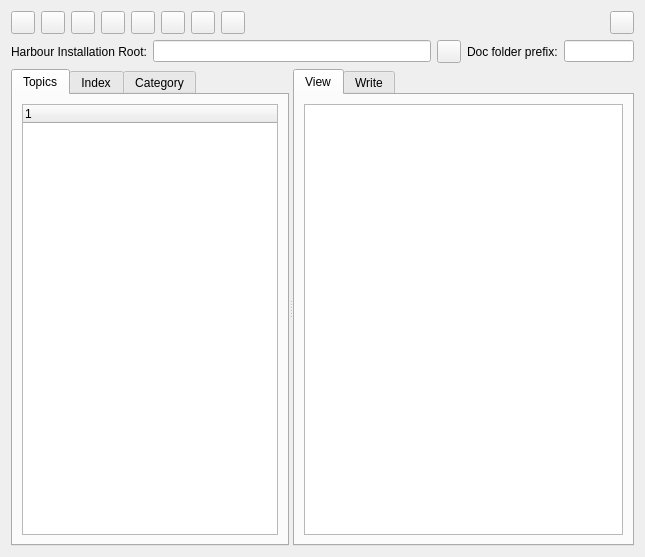
<?xml version="1.0" encoding="UTF-8"?>
<ui version="4.0">
 <class>FormDocViewer</class>
 <widget class="QWidget" name="FormDocViewer">
  <property name="geometry">
   <rect>
    <x>0</x>
    <y>0</y>
    <width>645</width>
    <height>557</height>
   </rect>
  </property>
  <property name="windowTitle">
   <string>Form</string>
  </property>
  <layout class="QGridLayout" name="gridLayout">
   <item row="0" column="0">
    <layout class="QHBoxLayout" name="horizontalLayout_3">
     <item>
      <widget class="QToolButton" name="buttonHome">
       <property name="text">
        <string/>
       </property>
       <property name="autoRaise">
        <bool>false</bool>
       </property>
      </widget>
     </item>
     <item>
      <widget class="QToolButton" name="buttonBackward">
       <property name="text">
        <string/>
       </property>
       <property name="autoRaise">
        <bool>false</bool>
       </property>
      </widget>
     </item>
     <item>
      <widget class="QToolButton" name="buttonForward">
       <property name="text">
        <string/>
       </property>
       <property name="autoRaise">
        <bool>false</bool>
       </property>
      </widget>
     </item>
     <item>
      <widget class="QToolButton" name="buttonUp">
       <property name="text">
        <string/>
       </property>
       <property name="autoRaise">
        <bool>false</bool>
       </property>
      </widget>
     </item>
     <item>
      <widget class="QToolButton" name="buttonRefresh">
       <property name="text">
        <string/>
       </property>
       <property name="autoRaise">
        <bool>false</bool>
       </property>
      </widget>
     </item>
     <item>
      <widget class="QToolButton" name="buttonPrint">
       <property name="text">
        <string/>
       </property>
       <property name="autoRaise">
        <bool>false</bool>
       </property>
      </widget>
     </item>
     <item>
      <widget class="QToolButton" name="buttonPdf">
       <property name="text">
        <string/>
       </property>
      </widget>
     </item>
     <item>
      <widget class="QToolButton" name="buttonPdfAll">
       <property name="text">
        <string/>
       </property>
      </widget>
     </item>
     <item>
      <spacer name="horizontalSpacer_2">
       <property name="orientation">
        <enum>Qt::Horizontal</enum>
       </property>
       <property name="sizeHint" stdset="0">
        <size>
         <width>40</width>
         <height>20</height>
        </size>
       </property>
      </spacer>
     </item>
     <item>
      <widget class="QToolButton" name="buttonExit">
       <property name="text">
        <string/>
       </property>
       <property name="autoRaise">
        <bool>false</bool>
       </property>
      </widget>
     </item>
    </layout>
   </item>
   <item row="1" column="0">
    <layout class="QHBoxLayout" name="horizontalLayout">
     <item>
      <widget class="QLabel" name="labelInstall">
       <property name="text">
        <string>Harbour Installation Root:</string>
       </property>
      </widget>
     </item>
     <item>
      <widget class="QLineEdit" name="editInstall"/>
     </item>
     <item>
      <widget class="QToolButton" name="buttonInstall">
       <property name="text">
        <string/>
       </property>
       <property name="autoRaise">
        <bool>false</bool>
       </property>
      </widget>
     </item>
     <item>
      <widget class="QLabel" name="labelDocPrefix">
       <property name="text">
        <string>Doc folder prefix:</string>
       </property>
      </widget>
     </item>
     <item>
      <widget class="QLineEdit" name="editDocPrefix">
       <property name="maximumSize">
        <size>
         <width>70</width>
         <height>16777215</height>
        </size>
       </property>
      </widget>
     </item>
    </layout>
   </item>
   <item row="2" column="0">
    <widget class="QSplitter" name="splitter">
     <property name="orientation">
      <enum>Qt::Horizontal</enum>
     </property>
     <widget class="QTabWidget" name="tabWidgetContents">
      <property name="sizePolicy">
       <sizepolicy hsizetype="Expanding" vsizetype="Expanding">
        <horstretch>0</horstretch>
        <verstretch>0</verstretch>
       </sizepolicy>
      </property>
      <property name="maximumSize">
       <size>
        <width>2000</width>
        <height>16777215</height>
       </size>
      </property>
      <property name="baseSize">
       <size>
        <width>185</width>
        <height>0</height>
       </size>
      </property>
      <property name="currentIndex">
       <number>0</number>
      </property>
      <property name="documentMode">
       <bool>false</bool>
      </property>
      <widget class="QWidget" name="tabContents">
       <attribute name="title">
        <string>Topics</string>
       </attribute>
       <layout class="QVBoxLayout" name="verticalLayout">
        <item>
         <widget class="QTreeWidget" name="treeDoc">
          <property name="indentation">
           <number>10</number>
          </property>
          <column>
           <property name="text">
            <string notr="true">1</string>
           </property>
          </column>
         </widget>
        </item>
       </layout>
      </widget>
      <widget class="QWidget" name="tabByName">
       <attribute name="title">
        <string>Index</string>
       </attribute>
       <layout class="QVBoxLayout" name="verticalLayout_2">
        <item>
         <widget class="QLineEdit" name="editIndex"/>
        </item>
        <item>
         <widget class="QListWidget" name="listIndex"/>
        </item>
       </layout>
      </widget>
      <widget class="QWidget" name="tabByCategory">
       <attribute name="title">
        <string>Category</string>
       </attribute>
       <layout class="QVBoxLayout" name="verticalLayout_3">
        <item>
         <widget class="QTreeWidget" name="treeCategory">
          <column>
           <property name="text">
            <string notr="true">1</string>
           </property>
          </column>
         </widget>
        </item>
       </layout>
      </widget>
     </widget>
     <widget class="QTabWidget" name="tabWidgetElements">
      <property name="sizePolicy">
       <sizepolicy hsizetype="Expanding" vsizetype="Expanding">
        <horstretch>1</horstretch>
        <verstretch>0</verstretch>
       </sizepolicy>
      </property>
      <property name="currentIndex">
       <number>0</number>
      </property>
      <widget class="QWidget" name="tabView">
       <attribute name="title">
        <string>View</string>
       </attribute>
       <layout class="QGridLayout" name="gridLayout_8">
        <item row="0" column="0">
         <widget class="QTextBrowser" name="browserView"/>
        </item>
       </layout>
      </widget>
      <widget class="QWidget" name="tabTests">
       <attribute name="title">
        <string>Write</string>
       </attribute>
       <layout class="QGridLayout" name="gridLayout_12">
        <property name="leftMargin">
         <number>0</number>
        </property>
        <property name="topMargin">
         <number>0</number>
        </property>
        <property name="rightMargin">
         <number>0</number>
        </property>
        <item row="0" column="0">
         <widget class="QFrame" name="frameButtons">
          <property name="minimumSize">
           <size>
            <width>0</width>
            <height>30</height>
           </size>
          </property>
          <property name="maximumSize">
           <size>
            <width>16777215</width>
            <height>30</height>
           </size>
          </property>
          <property name="frameShape">
           <enum>QFrame::Panel</enum>
          </property>
          <property name="frameShadow">
           <enum>QFrame::Raised</enum>
          </property>
          <layout class="QHBoxLayout" name="horizontalLayout_2">
           <property name="topMargin">
            <number>2</number>
           </property>
           <property name="rightMargin">
            <number>5</number>
           </property>
           <property name="bottomMargin">
            <number>4</number>
           </property>
           <item>
            <widget class="QToolButton" name="buttonLoadFromCurFunc">
             <property name="toolTip">
              <string>Load from current function</string>
             </property>
             <property name="text">
              <string>...</string>
             </property>
             <property name="autoRaise">
              <bool>false</bool>
             </property>
            </widget>
           </item>
           <item>
            <widget class="QToolButton" name="buttonLoadFromDocFile">
             <property name="toolTip">
              <string>Load from .txt file</string>
             </property>
             <property name="text">
              <string>...</string>
             </property>
             <property name="autoRaise">
              <bool>false</bool>
             </property>
            </widget>
           </item>
           <item>
            <widget class="QToolButton" name="buttonLoadFromSource">
             <property name="toolTip">
              <string>Load from source ( .prg,.c,.c++ ) file</string>
             </property>
             <property name="text">
              <string>...</string>
             </property>
             <property name="autoRaise">
              <bool>false</bool>
             </property>
            </widget>
           </item>
           <item>
            <widget class="QToolButton" name="buttonArgs">
             <property name="toolTip">
              <string>Toggle Arguments Section</string>
             </property>
             <property name="text">
              <string>...</string>
             </property>
             <property name="autoRaise">
              <bool>false</bool>
             </property>
            </widget>
           </item>
           <item>
            <widget class="QToolButton" name="buttonDesc">
             <property name="toolTip">
              <string>Toggle Descriptions Section</string>
             </property>
             <property name="text">
              <string>...</string>
             </property>
             <property name="autoRaise">
              <bool>false</bool>
             </property>
            </widget>
           </item>
           <item>
            <widget class="QToolButton" name="buttonExamples">
             <property name="toolTip">
              <string>Toggle Examples Section</string>
             </property>
             <property name="text">
              <string>...</string>
             </property>
             <property name="autoRaise">
              <bool>false</bool>
             </property>
            </widget>
           </item>
           <item>
            <widget class="QToolButton" name="buttonTests">
             <property name="toolTip">
              <string>Toggle Tests Section</string>
             </property>
             <property name="text">
              <string>...</string>
             </property>
             <property name="autoRaise">
              <bool>false</bool>
             </property>
            </widget>
           </item>
           <item>
            <spacer name="horizontalSpacer">
             <property name="orientation">
              <enum>Qt::Horizontal</enum>
             </property>
             <property name="sizeHint" stdset="0">
              <size>
               <width>40</width>
               <height>20</height>
              </size>
             </property>
            </spacer>
           </item>
           <item>
            <widget class="QToolButton" name="buttonSave">
             <property name="toolTip">
              <string>Save written/updated documentation</string>
             </property>
             <property name="text">
              <string>...</string>
             </property>
             <property name="autoRaise">
              <bool>false</bool>
             </property>
            </widget>
           </item>
          </layout>
         </widget>
        </item>
        <item row="1" column="0">
         <widget class="QScrollArea" name="scrollArea">
          <property name="frameShape">
           <enum>QFrame::NoFrame</enum>
          </property>
          <property name="widgetResizable">
           <bool>true</bool>
          </property>
          <widget class="QWidget" name="scrollAreaWidgetContents">
           <property name="geometry">
            <rect>
             <x>0</x>
             <y>0</y>
             <width>319</width>
             <height>654</height>
            </rect>
           </property>
           <layout class="QVBoxLayout" name="verticalLayout_4">
            <property name="spacing">
             <number>3</number>
            </property>
            <property name="leftMargin">
             <number>0</number>
            </property>
            <property name="topMargin">
             <number>0</number>
            </property>
            <property name="rightMargin">
             <number>0</number>
            </property>
            <property name="bottomMargin">
             <number>9</number>
            </property>
            <item>
             <widget class="QSplitter" name="splitter_2">
              <property name="orientation">
               <enum>Qt::Vertical</enum>
              </property>
              <property name="handleWidth">
               <number>2</number>
              </property>
              <widget class="QFrame" name="frameGeneral">
               <property name="maximumSize">
                <size>
                 <width>16777215</width>
                 <height>268</height>
                </size>
               </property>
               <property name="frameShape">
                <enum>QFrame::NoFrame</enum>
               </property>
               <property name="frameShadow">
                <enum>QFrame::Plain</enum>
               </property>
               <layout class="QGridLayout" name="gridLayout_6">
                <property name="topMargin">
                 <number>4</number>
                </property>
                <property name="rightMargin">
                 <number>4</number>
                </property>
                <property name="bottomMargin">
                 <number>0</number>
                </property>
                <property name="verticalSpacing">
                 <number>2</number>
                </property>
                <item row="0" column="0">
                 <widget class="QLabel" name="labelTemplate">
                  <property name="text">
                   <string>Template:</string>
                  </property>
                 </widget>
                </item>
                <item row="0" column="1">
                 <widget class="QLabel" name="labelVersion">
                  <property name="text">
                   <string>Version:</string>
                  </property>
                 </widget>
                </item>
                <item row="0" column="2">
                 <widget class="QLabel" name="labelStatus">
                  <property name="text">
                   <string>Status:</string>
                  </property>
                 </widget>
                </item>
                <item row="0" column="3">
                 <widget class="QLabel" name="label_7">
                  <property name="text">
                   <string>Compliance:</string>
                  </property>
                 </widget>
                </item>
                <item row="1" column="0">
                 <widget class="QComboBox" name="comboTemplate"/>
                </item>
                <item row="1" column="1">
                 <widget class="QLineEdit" name="editVersion">
                  <property name="toolTip">
                   <string>Version of this document contents</string>
                  </property>
                 </widget>
                </item>
                <item row="1" column="2">
                 <widget class="QLineEdit" name="editStatus">
                  <property name="toolTip">
                   <string>Status should usually be described as one character</string>
                  </property>
                 </widget>
                </item>
                <item row="1" column="3">
                 <widget class="QLineEdit" name="editCompliance">
                  <property name="toolTip">
                   <string>Describe comatibility with other language</string>
                  </property>
                 </widget>
                </item>
                <item row="2" column="0" colspan="2">
                 <widget class="QLabel" name="labelCategory">
                  <property name="text">
                   <string>Category:</string>
                  </property>
                 </widget>
                </item>
                <item row="2" column="2" colspan="2">
                 <widget class="QLabel" name="labelSubCategory">
                  <property name="text">
                   <string>Sub-category:</string>
                  </property>
                 </widget>
                </item>
                <item row="3" column="0" colspan="2">
                 <widget class="QLineEdit" name="editCategory">
                  <property name="toolTip">
                   <string>Category should describe main area this function belongs to</string>
                  </property>
                 </widget>
                </item>
                <item row="3" column="2" colspan="2">
                 <widget class="QLineEdit" name="editSubCategory"/>
                </item>
                <item row="4" column="0" colspan="2">
                 <widget class="QLabel" name="labelName">
                  <property name="text">
                   <string>Name:</string>
                  </property>
                 </widget>
                </item>
                <item row="4" column="2" colspan="2">
                 <widget class="QLabel" name="labelExtLink">
                  <property name="text">
                   <string>External Link:</string>
                  </property>
                 </widget>
                </item>
                <item row="5" column="0" colspan="2">
                 <widget class="QLineEdit" name="editName">
                  <property name="toolTip">
                   <string>Name of the function, and if appropriate, with open/close parenthis.</string>
                  </property>
                 </widget>
                </item>
                <item row="5" column="2" colspan="2">
                 <widget class="QLineEdit" name="editExtLink">
                  <property name="toolTip">
                   <string>External link, i.e., http://www.trolltech.com/</string>
                  </property>
                 </widget>
                </item>
                <item row="6" column="0" colspan="4">
                 <widget class="QLabel" name="labelOneLiner">
                  <property name="text">
                   <string>One Liner:</string>
                  </property>
                 </widget>
                </item>
                <item row="7" column="0" colspan="4">
                 <widget class="QLineEdit" name="editOneLiner">
                  <property name="toolTip">
                   <string>A brief description this function accomlishes</string>
                  </property>
                 </widget>
                </item>
                <item row="8" column="0" colspan="4">
                 <widget class="QLabel" name="labelSyntax">
                  <property name="text">
                   <string>Syntax:</string>
                  </property>
                 </widget>
                </item>
                <item row="9" column="0" colspan="4">
                 <widget class="QLineEdit" name="editSyntax">
                  <property name="toolTip">
                   <string>Syntax, or prototype as to how this function will be called</string>
                  </property>
                 </widget>
                </item>
                <item row="10" column="0" colspan="4">
                 <widget class="QLabel" name="labelReturns">
                  <property name="text">
                   <string>Returns:</string>
                  </property>
                 </widget>
                </item>
                <item row="11" column="0" colspan="4">
                 <widget class="QLineEdit" name="editReturns">
                  <property name="toolTip">
                   <string>Variable name with hungarian notation with brief description as what this function returns</string>
                  </property>
                 </widget>
                </item>
                <item row="12" column="0" colspan="4">
                 <widget class="QLabel" name="labelSeeAlso">
                  <property name="text">
                   <string>See Also:</string>
                  </property>
                 </widget>
                </item>
                <item row="13" column="0" colspan="4">
                 <widget class="QLineEdit" name="editSeeAlso">
                  <property name="toolTip">
                   <string>A comma separated list of related functions/keywords </string>
                  </property>
                 </widget>
                </item>
               </layout>
              </widget>
              <widget class="QFrame" name="frameArgs">
               <property name="frameShape">
                <enum>QFrame::NoFrame</enum>
               </property>
               <property name="frameShadow">
                <enum>QFrame::Raised</enum>
               </property>
               <layout class="QGridLayout" name="gridLayout_7">
                <property name="topMargin">
                 <number>2</number>
                </property>
                <property name="rightMargin">
                 <number>4</number>
                </property>
                <property name="bottomMargin">
                 <number>0</number>
                </property>
                <property name="verticalSpacing">
                 <number>2</number>
                </property>
                <item row="0" column="0">
                 <widget class="QLabel" name="labelArgs">
                  <property name="text">
                   <string>Arguments:</string>
                  </property>
                 </widget>
                </item>
                <item row="0" column="1">
                 <widget class="QToolButton" name="buttonCloseArgs">
                  <property name="text">
                   <string>...</string>
                  </property>
                  <property name="autoRaise">
                   <bool>true</bool>
                  </property>
                 </widget>
                </item>
                <item row="1" column="0" colspan="2">
                 <widget class="QPlainTextEdit" name="plainArgs">
                  <property name="toolTip">
                   <string>One argument per line in the form - argName    description</string>
                  </property>
                 </widget>
                </item>
               </layout>
              </widget>
              <widget class="QFrame" name="frameDesc">
               <property name="frameShape">
                <enum>QFrame::NoFrame</enum>
               </property>
               <property name="frameShadow">
                <enum>QFrame::Raised</enum>
               </property>
               <layout class="QGridLayout" name="gridLayout_9">
                <property name="topMargin">
                 <number>2</number>
                </property>
                <property name="rightMargin">
                 <number>4</number>
                </property>
                <property name="bottomMargin">
                 <number>0</number>
                </property>
                <property name="verticalSpacing">
                 <number>2</number>
                </property>
                <item row="0" column="0">
                 <widget class="QLabel" name="labelDesc">
                  <property name="text">
                   <string>Description:</string>
                  </property>
                 </widget>
                </item>
                <item row="0" column="1">
                 <widget class="QToolButton" name="buttonCloseDesc">
                  <property name="text">
                   <string>...</string>
                  </property>
                  <property name="autoRaise">
                   <bool>true</bool>
                  </property>
                 </widget>
                </item>
                <item row="1" column="0" colspan="2">
                 <widget class="QPlainTextEdit" name="plainDesc">
                  <property name="toolTip">
                   <string>Detailed description as musch as possible to convey to the user what should be kept in mind when this function is called.</string>
                  </property>
                 </widget>
                </item>
               </layout>
              </widget>
              <widget class="QFrame" name="frameExamples">
               <property name="frameShape">
                <enum>QFrame::NoFrame</enum>
               </property>
               <property name="frameShadow">
                <enum>QFrame::Raised</enum>
               </property>
               <layout class="QGridLayout" name="gridLayout_10">
                <property name="topMargin">
                 <number>2</number>
                </property>
                <property name="rightMargin">
                 <number>4</number>
                </property>
                <property name="bottomMargin">
                 <number>0</number>
                </property>
                <property name="verticalSpacing">
                 <number>2</number>
                </property>
                <item row="0" column="0">
                 <widget class="QLabel" name="labelExamples">
                  <property name="text">
                   <string>Examples:</string>
                  </property>
                 </widget>
                </item>
                <item row="0" column="1">
                 <widget class="QToolButton" name="buttonCloseExamples">
                  <property name="text">
                   <string>...</string>
                  </property>
                  <property name="autoRaise">
                   <bool>true</bool>
                  </property>
                 </widget>
                </item>
                <item row="1" column="0" colspan="2">
                 <widget class="QPlainTextEdit" name="plainExamples">
                  <property name="toolTip">
                   <string>A real-time source code which could be compiled out of this box.</string>
                  </property>
                  <property name="lineWrapMode">
                   <enum>QPlainTextEdit::NoWrap</enum>
                  </property>
                 </widget>
                </item>
               </layout>
              </widget>
              <widget class="QFrame" name="frameTests">
               <property name="minimumSize">
                <size>
                 <width>0</width>
                 <height>0</height>
                </size>
               </property>
               <property name="frameShape">
                <enum>QFrame::NoFrame</enum>
               </property>
               <property name="frameShadow">
                <enum>QFrame::Raised</enum>
               </property>
               <layout class="QGridLayout" name="gridLayout_11">
                <property name="topMargin">
                 <number>2</number>
                </property>
                <property name="rightMargin">
                 <number>4</number>
                </property>
                <property name="bottomMargin">
                 <number>0</number>
                </property>
                <property name="verticalSpacing">
                 <number>2</number>
                </property>
                <item row="0" column="0">
                 <widget class="QLabel" name="labelTests">
                  <property name="text">
                   <string>Tests:</string>
                  </property>
                 </widget>
                </item>
                <item row="0" column="1">
                 <widget class="QToolButton" name="buttonCloseTests">
                  <property name="text">
                   <string>...</string>
                  </property>
                  <property name="autoRaise">
                   <bool>true</bool>
                  </property>
                 </widget>
                </item>
                <item row="1" column="0" colspan="2">
                 <widget class="QPlainTextEdit" name="plainTests">
                  <property name="toolTip">
                   <string>Compilable code out of the box which could be used to test this function</string>
                  </property>
                  <property name="lineWrapMode">
                   <enum>QPlainTextEdit::NoWrap</enum>
                  </property>
                 </widget>
                </item>
               </layout>
              </widget>
             </widget>
            </item>
           </layout>
          </widget>
         </widget>
        </item>
       </layout>
      </widget>
     </widget>
    </widget>
   </item>
  </layout>
 </widget>
 <resources/>
 <connections/>
</ui>
